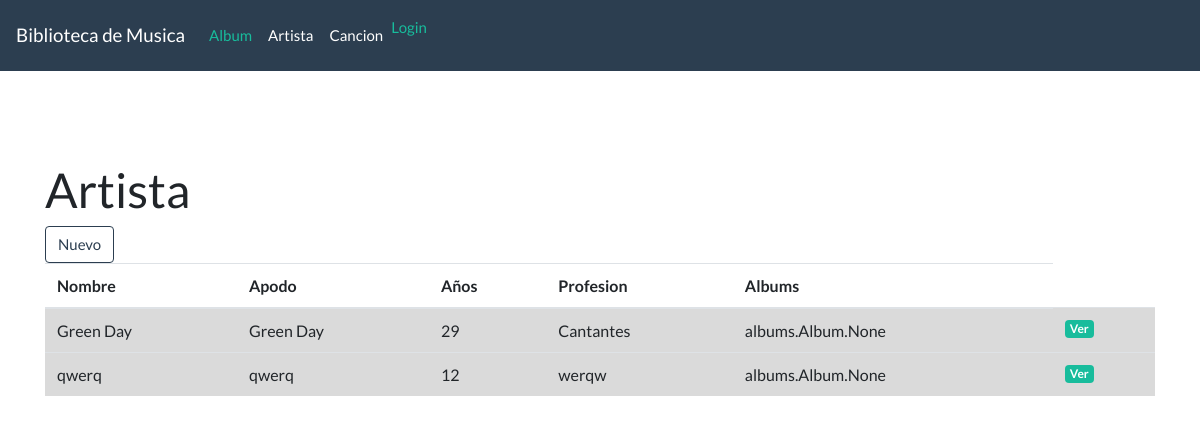
/artista/lista/, run on an earlier commit of the app's database.
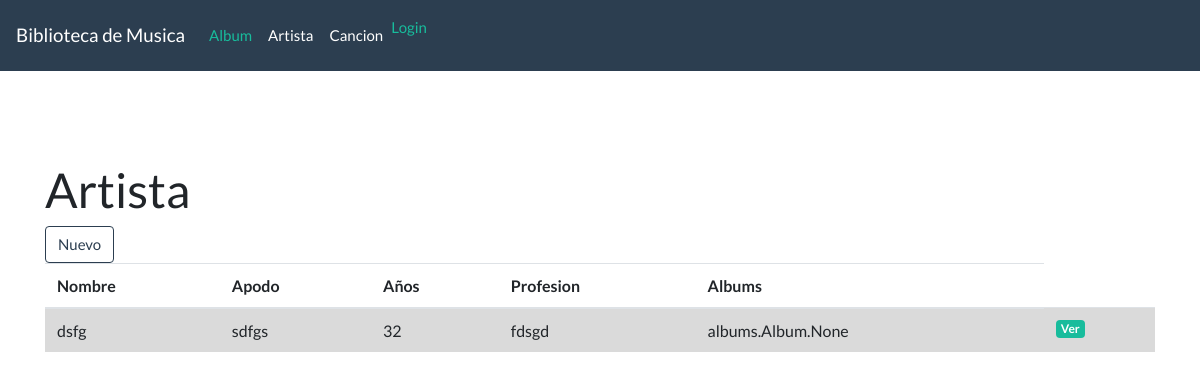
And on a later commit of the database.
### albums/models.py (models this page shows, shortened)
class Artista(models.Model):
    nombre                  = models.CharField(max_length=60)
    apodo                   = models.CharField(max_length=60)
    anios                   = models.IntegerField()
    profesion               = models.CharField(max_length=60)
    albums                  = models.ManyToManyField(Album, through='Cancion')

### albums/views.py (the view)
# urls.py: url(r'^artista/lista/$', views.artista_list, name='artista_list'),
def artista_list(request):
    artistas = Artista.objects.all()
    return render(request, 'albums/artista_list.html', {'artistas': artistas})

### albums/templates/albums/artista_list.html
{% extends 'albums/base.html' %}
{% block content %}
<br>
<br>
<h1>Artista</h1>
<a  class="btn btn-outline-primary" href="{% url 'artista_new' %}"> Nuevo </a>
<table class="table table-hover">
    <thead>
      <tr>
        <th scope="col">Nombre</th>
        <th scope="col">Apodo</th>
        <th scope="col">Años</th>
        <th scope="col"> Profesion</th>
        <th scope="col"> Albums</th>
      </tr>
    </thead>
        {% for artista in artistas %}
        <tr class="table-active">
            <td>{{ artista.nombre }} </td>
            <td>{{ artista.apodo }}</td>
            <td>{{ artista.anios }}</td>
            <td>{{ artista.profesion }}</td>
            <td>{{ artista.albums }}</td>
            <td><a class="badge badge-success" href="{% url 'artista_detail' pk=artista.pk %}"> Ver </a> </td>
          </tr>
        {% endfor %}
</table>
{% endblock %}

What changed in the data, as far as the page shows it:
removed Artista: nombre "Green Day", apodo "Green Day", anios "29", profesion "Cantantes", albums "albums.Album.None"
removed Artista: nombre "qwerq", apodo "qwerq", anios "12", profesion "werqw", albums "albums.Album.None"
added Artista: nombre "dsfg", apodo "sdfgs", anios "32", profesion "fdsgd", albums "albums.Album.None"
